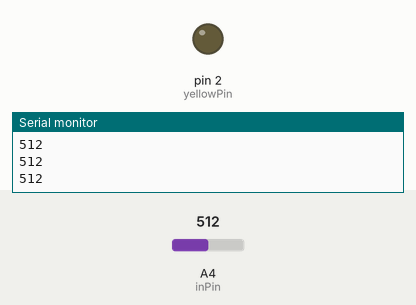
This sketch was run on a simulated Arduino Uno, built with avr-gcc and run on an emulated ATmega328P. Shown: output pins drawn as LEDs (lit = HIGH), the last lines printed to the serial monitor. The test bench sets the inputs (shaded band); at power-on: A4 (inPin) = 512.

Above: at 1.3 s.
1.4 s: A4 (inPin) set to 981
3.2 s: A4 (inPin) set to 1012
At 5.1 s:
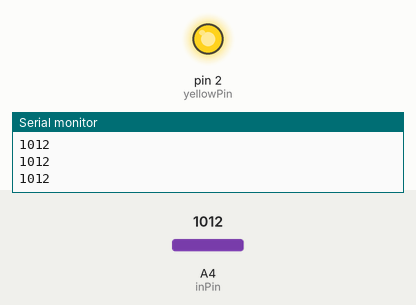
5.5 s: A4 (inPin) set to 990
At 6.7 s:
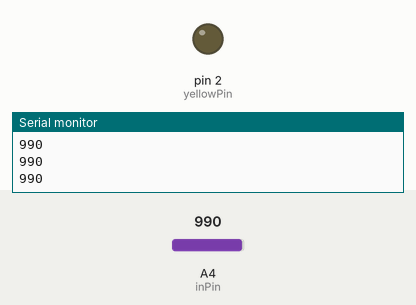
7.5 s: A4 (inPin) set to 1010
At 8.3 s:
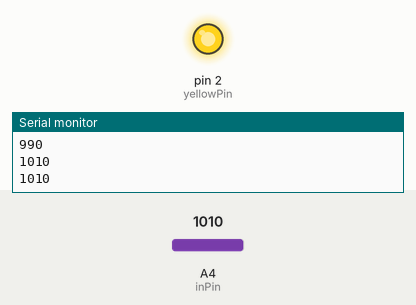
Timing chart, 0 to 10.5 s (numbered marks = the images above; inputs shaded):
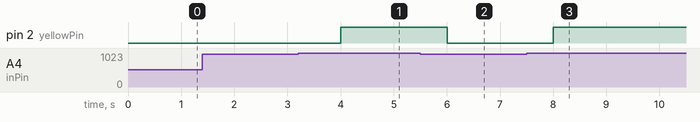

Measured:
- the behaviour switches between 999 and 1000 on A4 (inPin) (found by bisection; images 0 and 1)
- after the input at 3.2 s, pin 2 (yellowPin): LOW → HIGH after 0.80 s
- after the input at 5.5 s, pin 2 (yellowPin): HIGH → LOW after 0.50 s
- after the input at 7.5 s, pin 2 (yellowPin): LOW → HIGH after 0.51 s

The sketch:

sketch_feb18b.ino
```cpp
int yellowPin = 2;
int readValue;
int inPin = A4;
int myDelay = 500;

void setup() {
  Serial.begin(9600);
  pinMode(yellowPin, OUTPUT);
  pinMode(inPin, INPUT);
}

void loop() {
  readValue = analogRead(inPin);
  Serial.println(readValue);
  delay(myDelay);
  while (readValue >= 1000) {
    digitalWrite(yellowPin, HIGH);
    readValue = analogRead(inPin);
    Serial.println(readValue);
    delay(myDelay);
  }
  digitalWrite(yellowPin, LOW);
}
```
